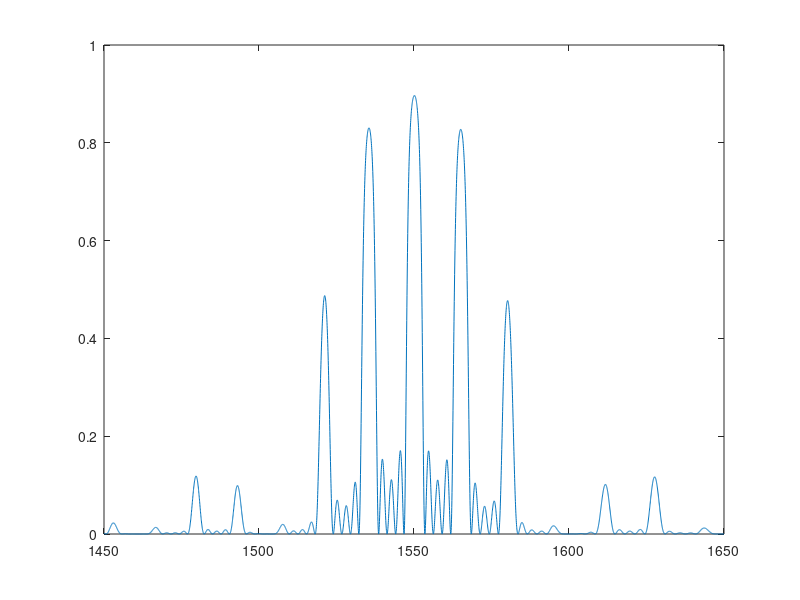

Reproduce this figure in MATLAB.
clear all
close all
clc

lamda0=1550; % nanometri
n1=3.2609;
n2=3.2255;
r=abs((n1-n2)/(n1+n2));
t=2*sqrt(n1*n2)/(n1+n2);

delta=100;
N=5000;
bursts=5;
z0=25000;
z1=8000;
L1=lamda0./(4.*n1);
L2=lamda0./(4.*n2);
lmbda=linspace(lamda0-delta,lamda0+delta,N);
m=round(z1/(L1+L2));
L3=z0-m*(L1+L2);

beta1=2.*pi.*n1./lmbda;
beta2=2.*pi.*n2./lmbda;
beta3=beta1;

phiplus=beta1.*L1+beta2.*L2;
phiminus=beta1.*L1-beta2.*L2;

matrix=zeros(2,2,N);
matrix(1,1,:)=(exp(j.*phiplus)-r^2.*exp(-j.*phiminus))./t.^2;
matrix(1,2,:)=r.*(exp(j.*phiplus)-exp(-j.*phiminus))./t.^2;
matrix(2,1,:)=r.*(exp(-j.*phiplus)-exp(j.*phiminus))./t.^2;
matrix(2,2,:)=(exp(-j.*phiplus)-r^2.*exp(j.*phiminus))./t.^2;


for i=1:N
matrix(:,:,i)=matrix(:,:,i)^m;
end
matrix2=matrix; %treba nam da bi dodali na kraj jos jedan ovakav

%% pomnoziti matrix sa refl(nije potreban) i transl
%refl=ones(2,2,N);
%refl(1,2,:)=r;
%refl(2,1,:)=r;
%refl=refl./t;

transm=zeros(2,2,N);
transm(1,1,:)=exp(j.*beta3.*L3);
%transm(1,2,:)=exp(-j.*beta3.*L3);
%transm(2,1,:)=exp(j.*beta3.*L3);
transm(2,2,:)=exp(-j.*beta3.*L3);

for i=1:N
%matrix(:,:,i)=(matrix(:,:,i)*refl(:,:,i))*transm(:,:,i);
matrix(:,:,i)=matrix(:,:,i)*transm(:,:,i);
end
%%----------------------------------------


%% podici matrix na burst ekvivalentno sa N burstova
for i=1:N
matrix(:,:,i)=matrix(:,:,i)^bursts;
end
%%-------------------------



%% pomnoziti sa jos jednom matrix na m ekv sa dodavanjem jos m resetaka na kraj;
for i=1:N
matix(:,:,i)=matrix(:,:,i)*matrix2(:,:,i);
end
%%====================================

reflection=abs((matrix(2,1,:)./matrix(1,1,:)));
phase=unwrap(angle(matrix(2,1,:)./matrix(1,1,:)));

reflection=reshape(reflection,1,[]);
phase=reshape(phase,1,[]);

plot(lmbda,reflection.^2) 
%figure(2)
%plot(lmbda,phase)
